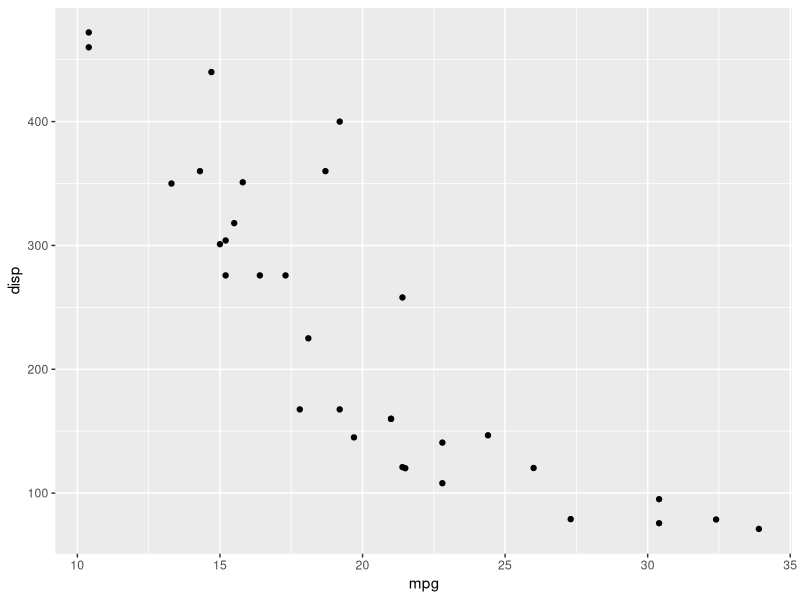
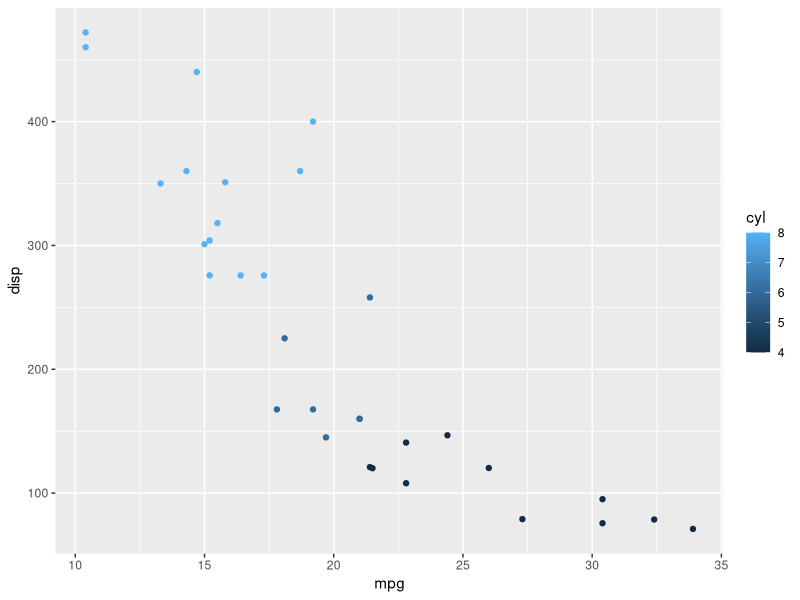
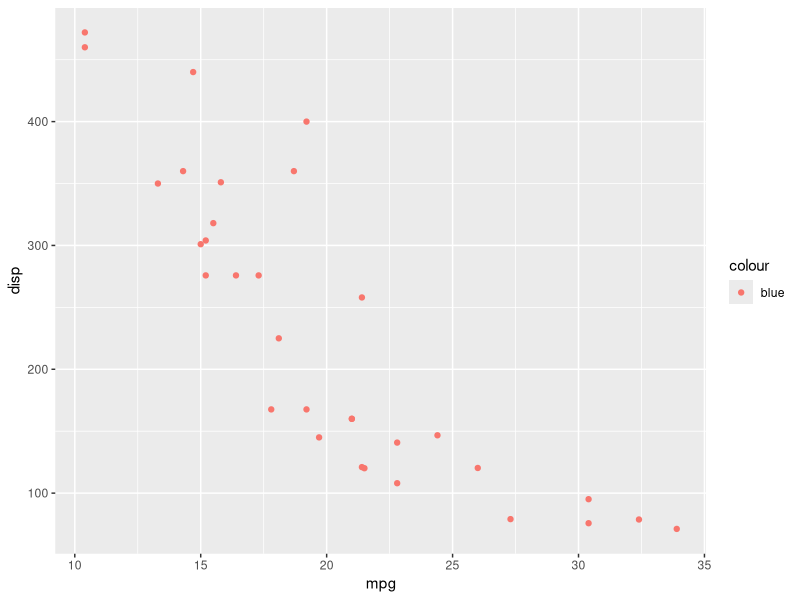
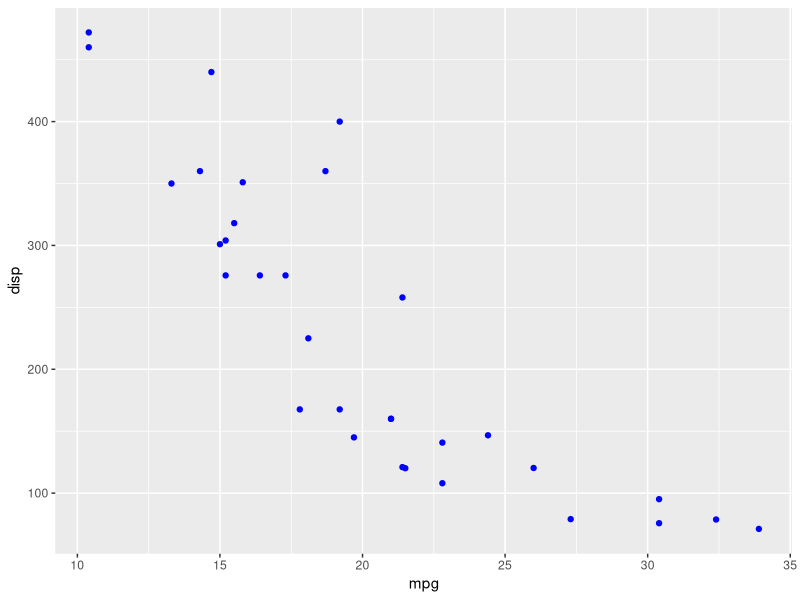
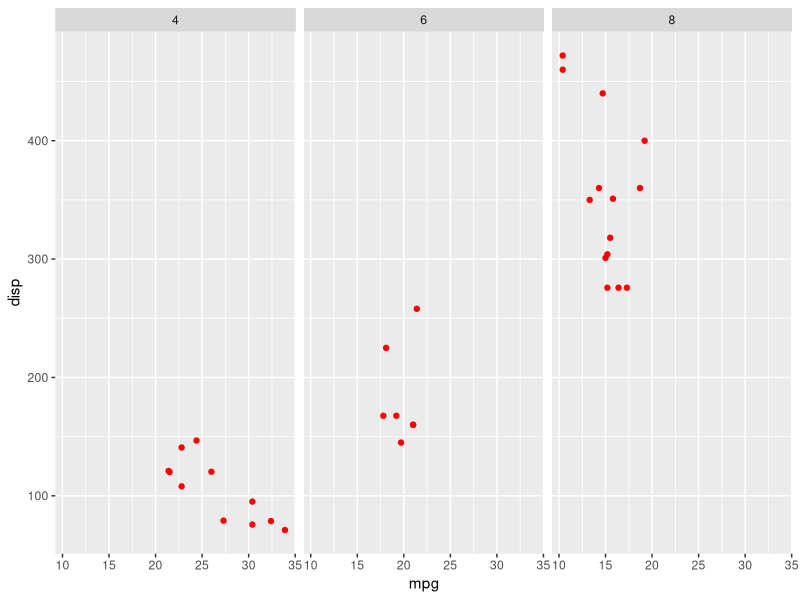
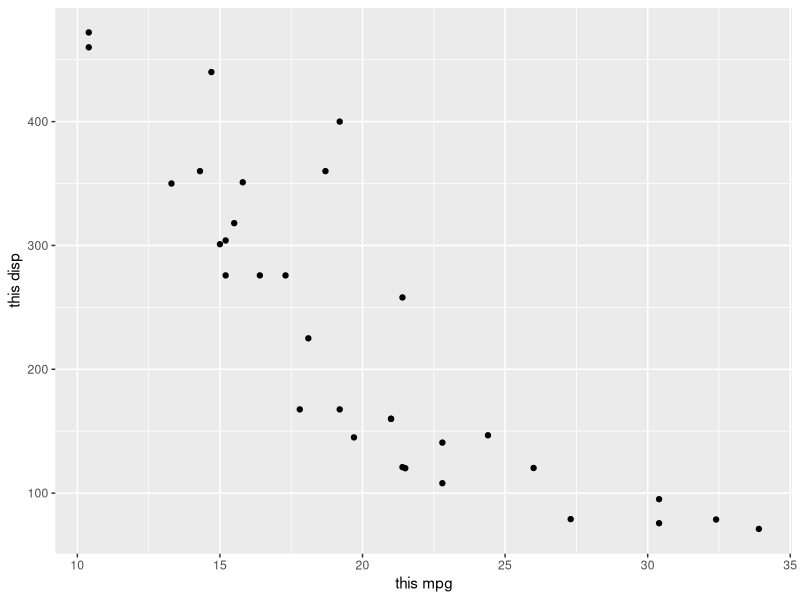
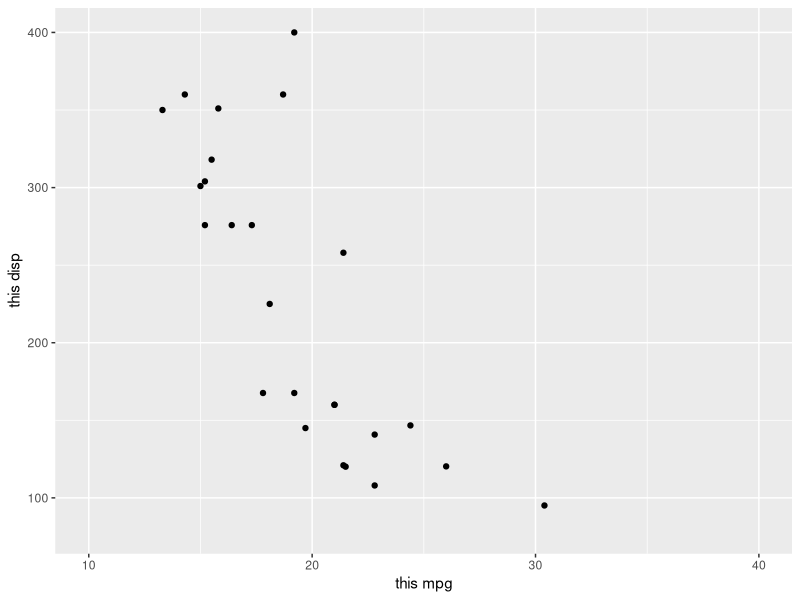

Reproduce these figures in R, in order. (Note: this script raises an error after producing the figures.)
## ---- chunk 1
library(ggplot2)
## ---- chunk 2
raw_data <- mtcars
## ---- chunk 3
library (ggplot2)
data <- mtcars

# basic ggplot

ggplot(data = data, mapping = aes(x = mpg, y = disp) ) + geom_point()

#This produces a scatterplot defined by:

# Data: data = mtcars
# Aesthetic mapping: mpg : 	Miles/(US) gallon mapped to x position, disp : displacement (cu.in.) to y position.
# Layer: points.

## ---- chunk 4

# basic graph with colour aes

ggplot(data, mapping = aes(x = mpg, y = disp, 
                           colour = cyl)) + geom_point()

# If you want to set an aesthetic to a fixed value, without scaling it, do so in the individual layer outside of aes(). Compare the following two plots:
ggplot(data, mapping = aes(x = mpg, y = disp, colour = "blue")) + geom_point()

ggplot(data, mapping = aes(x = mpg, y = disp)) + geom_point(colour = "blue")

# In the first plot, the value “blue” is scaled to a pinkish colour, and a legend is added. In the second plot, the points are given the R colour blue.

# more detail hit : https://ggplot2.tidyverse.org/articles/ggplot2-specs.html
## ---- chunk 5
ggplot (data, mapping = aes(x = mpg, y = disp)) + geom_point(colour = 'red') + facet_wrap(~cyl)

## ---- chunk 6
ggplot(data, mapping = aes(x = mpg, y = disp)) + geom_point() + 
  xlab ("this mpg") + ylab ("this disp")
## ---- chunk 7
ggplot(data, mapping = aes(x = mpg, y = disp)) + geom_point() + 
  xlab ("this mpg") + ylab ("this disp") +
  xlim(10,40) + ylim(80,400)

## ---- chunk 8

ggplot (data, mapping = aes(x = mpg, y = disp)) + geom_point() + geom_text(size = 10)

